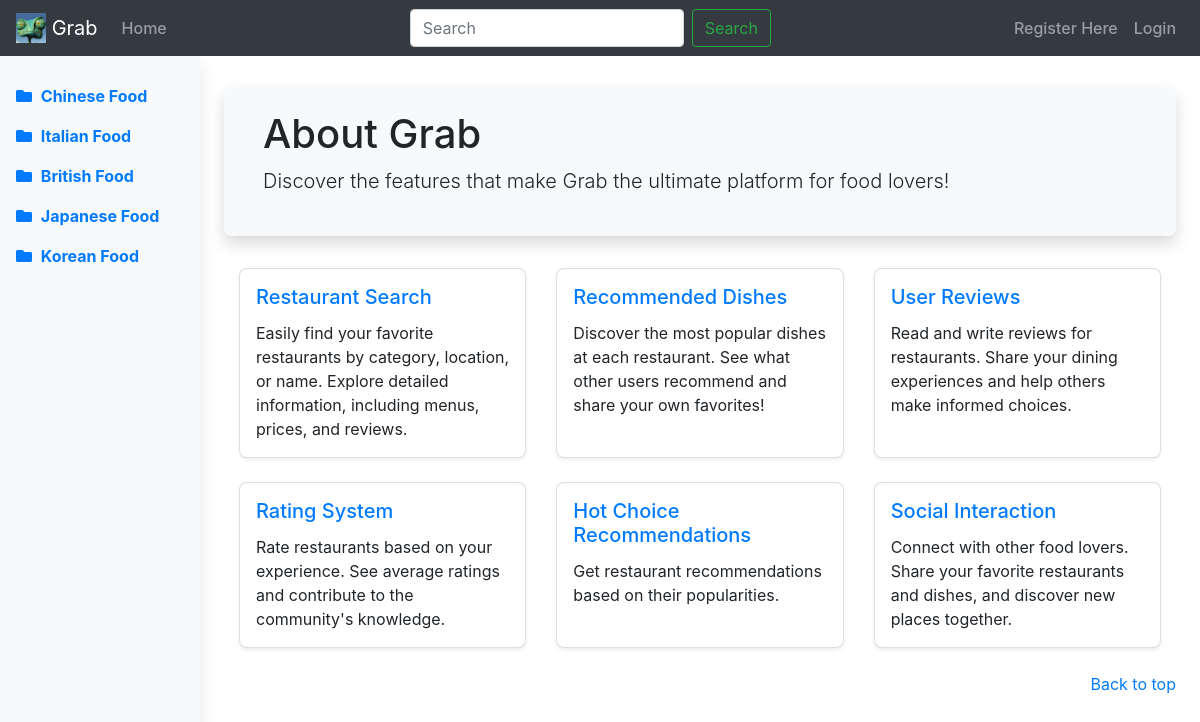
The app's page /rango/about/ with its own data.
### rango/models.py (models this page shows, shortened)
class Category(models.Model):
    Name_Max_Length = 128
    name = models.CharField(max_length=Name_Max_Length, unique=True)
    views = models.IntegerField(default=0)
    likes = models.IntegerField(default=0)
    slug = models.SlugField(unique = True)
    class Meta:
        verbose_name_plural = 'Categories'

### rango/views.py (the view)
# urls.py: path('about/', views.about, name = 'about'),
def about(request):
    if request.session.test_cookie_worked():
        print("TEST COOKIE WORKED!")
        request.session.delete_test_cookie()
    return render(request, 'rango/about.html')

### rango/context_processors.py (called while the page is built)
def categories(request):
    return {
        'categories': Category.objects.all()  # 获取所有分类
    }

### templates/rango/about.html (shortened to what this page needs)
{% extends 'rango/base.html' %}
{% load static %}
{% block body_block %}
<div class="jumbotron p-4">
    <div class="container">
        <h1 class="jumbotron-heading">About Grab</h1>
        <p class="lead">Discover the features that make Grab the ultimate platform for food lovers!</p>
    </div>
</div>
<div class="container">
    <div class="row">
        <div class="col-md-4 mb-4">
            <div class="card h-100 shadow-sm">
                <div class="card-body">
                    <h5 class="card-title text-primary">Restaurant Search</h5>
                    <p class="card-text">
                        Easily find your favorite restaurants by category, location, or name.
                        Explore detailed information, including menus, prices, and reviews.
                    </p>
                </div>
            </div>
        </div>
        <div class="col-md-4 mb-4">
            <div class="card h-100 shadow-sm">
                <div class="card-body">
                    <h5 class="card-title text-primary">Recommended Dishes</h5>
                    <p class="card-text">
                        Discover the most popular dishes at each restaurant.
                        See what other users recommend and share your own favorites!
                    </p>
                </div>
            </div>
        </div>
        <div class="col-md-4 mb-4">
            <div class="card h-100 shadow-sm">
                <div class="card-body">
                    <h5 class="card-title text-primary">User Reviews</h5>
                    <p class="card-text">
                        Read and write reviews for restaurants.
                        Share your dining experiences and help others make informed choices.
                    </p>
                </div>
            </div>
        </div>
    </div>
    <div class="row">
        <div class="col-md-4 mb-4">
            <div class="card h-100 shadow-sm">
                <div class="card-body">
                    <h5 class="card-title text-primary">Rating System</h5>
                    <p class="card-text">
                        Rate restaurants based on your experience.
                        See average ratings and contribute to the community's knowledge.
                    </p>
                </div>
            </div>
        </div>
        <div class="col-md-4 mb-4">
            <div class="card h-100 shadow-sm">
                <div class="card-body">
                    <h5 class="card-title text-primary">Hot Choice Recommendations</h5>
                    <p class="card-text">
                        Get restaurant recommendations based on their popularities.
                    </p>
                </div>
            </div>
        </div>
        <div class="col-md-4 mb-4">
            <div class="card h-100 shadow-sm">
                <div class="card-body">
                    <h5 class="card-title text-primary">Social Interaction</h5>
                    <p class="card-text">
                        Connect with other food lovers.
                        Share your favorite restaurants and dishes, and discover new places together.
                    </p>
                </div>
            </div>
        </div>
    </div>
</div>
{% endblock %}

### templates/rango/base.html (shortened to what this page needs)
<!DOCTYPE html>
{% load static %}
{% load rango_template_tags %}
<html lang="en">
<head>
    <link href="{% static 'css/all.min.css' %}" rel="stylesheet">
    <link href="{% static 'css/bootstrap.min.css' %}" rel="stylesheet">
    <link href="{% static 'css/custom.css' %}" rel="stylesheet">
</head>
<body>
<nav class="navbar navbar-expand-md navbar-dark bg-dark">
    <a class="navbar-brand" href="{% url 'rango:index' %}">
        <img src="{% static 'images/favicon.ico' %}" alt="Logo" height="30" class="d-inline-block align-top">
        Grab
    </a>
    <div class="collapse navbar-collapse" id="navbarCollapse">
        <ul class="navbar-nav mr-auto">
            <li class="nav-item {% if request.resolver_match.url_name == 'index' %}active{% endif %}">
                <a class="nav-link" href="{% url 'rango:index' %}">Home <span class="sr-only">(current)</span></a>
            </li>
        </ul>
     <form class="form-inline my-2 my-lg-0" action="{% url 'rango:index' %}" method="get">
            <input class="form-control mr-sm-2" type="search" placeholder="Search" aria-label="Search" name="query">
            <button class="btn btn-outline-success my-2 my-sm-0" type="submit">Search</button>
        </form>
        <ul class="navbar-nav ml-auto">
            {% if user.is_authenticated %}
                <li class="nav-item {% if request.resolver_match.url_name == 'logout' %}active{% endif %}">
                    <a class="nav-link" href="{% url 'rango:logout' %}">Logout</a>
                </li>
                <li class="nav-item {% if request.resolver_match.url_name == 'change_password' %}active{% endif %}">
                    <a class="nav-link" href="{% url 'rango:change_password' %}">Change Password</a>
                </li>
                  <li class="nav-item {% if request.resolver_match.url_name == 'edit_profile' %}active{% endif %}">
                    <a class="nav-link" href="{% url 'rango:edit_profile' %}">Edit profile</a>
                </li>
            {% else %}
                <li class="nav-item">
                    <a class="nav-link" href="{% url 'rango:register' %}">Register Here</a>
                </li>
                <li class="nav-item {% if request.resolver_match.url_name == 'login' %}active{% endif %}">
                    <a class="nav-link" href="{% url 'rango:login' %}">Login</a>
                </li>
            {% endif %}
        </ul>
    </div>
</nav>
<div class="container-fluid">
    <div class="row">
        <nav class="col-md-2 d-none d-md-block bg-light sidebar">
            <div class="sidebar-sticky">
                <ul class="nav flex-column">
                    {% block sidebar_block %}
                        {% for category in categories %}
                            <li class="nav-item">
                                <a class="nav-link" href="{% url 'rango:show_category' category.slug %}">
                                    <i class="fas fa-folder"></i> {{ category.name }}
                                </a>
                            </li>
                        {% endfor %}
                    {% endblock %}
                </ul>
            </div>
        </nav>
        <main role="main" class="col-md-9 ml-sm-auto col-lg-10 px-4" style="padding: 30px">
            {% block body_block %}{% endblock %}
            <footer>
                <p class="float-right"><a href="#">Back to top</a></p>
            </footer>
        </main>
    </div>
</div>
</body>
</html>

### static/css/custom.css (style rules this page uses)
.sidebar { padding: 20px; background-color: #f8f9fa; }
.sidebar .nav-link { color: #007bff; font-weight: bold; }
.jumbotron { background-color: #f8f9fa; border-radius: 0.5rem; box-shadow: 0 0.5rem 1rem rgba(0, 0, 0, 0.15); }
.card { border-radius: 0.5rem; }
.card-body { padding: 1rem; }
.sidebar { padding: 20px 0; box-shadow: 0 0.5rem 1rem rgba(0, 0, 0, 0.1); }
.sidebar-sticky { height: calc(100vh - 48px); overflow-x: hidden; overflow-y: auto; }
.nav-link { color: #495057; font-weight: 500; text-decoration: none; }
.nav-link i { margin-right: 5px; }

### templates/rango/about.html (style rules this page uses)
.card { border-radius: 0.5rem; }
.card-body { padding: 1rem; }

### records on screen
Category: name "Chinese Food"
Category: name "Italian Food"
Category: name "British Food"
Category: name "Japanese Food"
Category: name "Korean Food"
